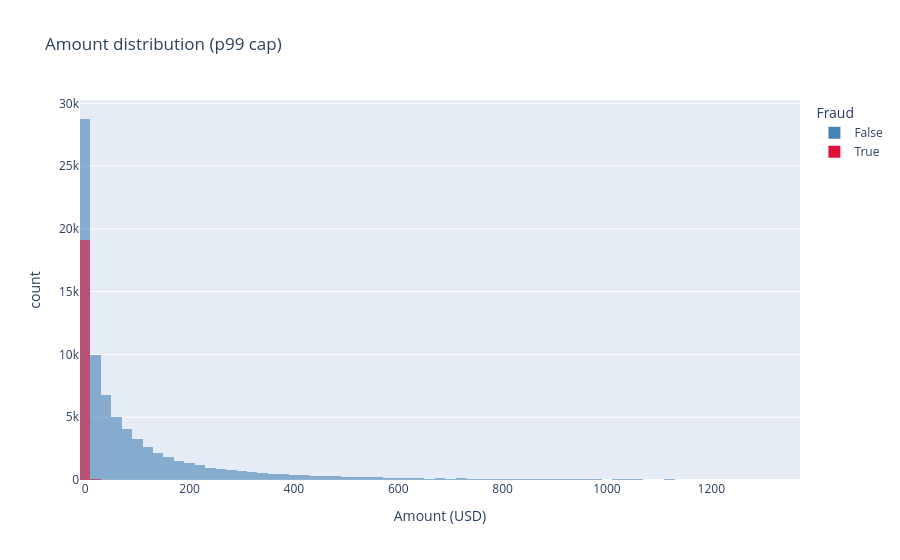

Notebook source saved alongside this figure:
### Markdown cell above
## Amount distribution: fraud vs legit

### Code cell
fig = px.histogram(
    df[df["amount_usd"] < df["amount_usd"].quantile(0.99)],
    x="amount_usd",
    color="is_fraud",
    nbins=80,
    barmode="overlay",
    opacity=0.6,
    color_discrete_map={True: "crimson", False: "steelblue"},
    labels={"amount_usd": "Amount (USD)", "is_fraud": "Fraud"},
    title="Amount distribution (p99 cap)",
)
fig.show()

### Figure 1 — Plotly figure (JSON) as saved in the notebook; plotly's stock layout.template omitted (floating-point values rounded to 4 significant figures; data arrays with more than 128 entries replaced by an {"elided": "..."} marker saying what was removed)
{"data": [{"bingroup": "x", "hovertemplate": "Fraud=False<br>Amount (USD)=%{x}<br>count=%{y}<extra></extra>", "legendgroup": "False", "marker": {"color": "steelblue", "opacity": 0.6, "pattern": {"shape": ""}}, "name": "False", "nbinsx": 80, "orientation": "v", "showlegend": true, "type": "histogram", "x": {"elided": "79642 float values"}, "xaxis": "x", "yaxis": "y"}, {"bingroup": "x", "hovertemplate": "Fraud=True<br>Amount (USD)=%{x}<br>count=%{y}<extra></extra>", "legendgroup": "True", "marker": {"color": "crimson", "opacity": 0.6, "pattern": {"shape": ""}}, "name": "True", "nbinsx": 80, "orientation": "v", "showlegend": true, "type": "histogram", "x": {"elided": "19489 float values"}, "xaxis": "x", "yaxis": "y"}], "layout": {"barmode": "overlay", "legend": {"title": {"text": "Fraud"}, "tracegroupgap": 0}, "title": {"text": "Amount distribution (p99 cap)"}, "xaxis": {"anchor": "y", "domain": [0.0, 1.0], "title": {"text": "Amount (USD)"}}, "yaxis": {"anchor": "x", "domain": [0.0, 1.0], "title": {"text": "count"}}}}
